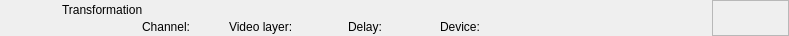
<?xml version="1.0" encoding="UTF-8"?>
<ui version="4.0">
 <class>RundownGeometryWidget</class>
 <widget class="QWidget" name="RundownGeometryWidget">
  <property name="geometry">
   <rect>
    <x>0</x>
    <y>0</y>
    <width>789</width>
    <height>36</height>
   </rect>
  </property>
  <layout class="QHBoxLayout" name="horizontalLayout">
   <property name="spacing">
    <number>0</number>
   </property>
   <property name="margin">
    <number>0</number>
   </property>
   <item>
    <widget class="QFrame" name="frameItem">
     <property name="sizePolicy">
      <sizepolicy hsizetype="Preferred" vsizetype="Fixed">
       <horstretch>0</horstretch>
       <verstretch>0</verstretch>
      </sizepolicy>
     </property>
     <property name="minimumSize">
      <size>
       <width>0</width>
       <height>36</height>
      </size>
     </property>
     <widget class="QLabel" name="labelIcon">
      <property name="geometry">
       <rect>
        <x>22</x>
        <y>2</y>
        <width>32</width>
        <height>32</height>
       </rect>
      </property>
      <property name="text">
       <string/>
      </property>
      <property name="pixmap">
       <pixmap resource="../Resource.qrc">:/Graphics/Images/Mixer.png</pixmap>
      </property>
      <property name="scaledContents">
       <bool>true</bool>
      </property>
     </widget>
     <widget class="QLabel" name="labelChannel">
      <property name="geometry">
       <rect>
        <x>142</x>
        <y>19</y>
        <width>78</width>
        <height>16</height>
       </rect>
      </property>
      <property name="text">
       <string>Channel:</string>
      </property>
     </widget>
     <widget class="QLabel" name="labelLabel">
      <property name="geometry">
       <rect>
        <x>62</x>
        <y>2</y>
        <width>561</width>
        <height>16</height>
       </rect>
      </property>
      <property name="text">
       <string>Transformation</string>
      </property>
     </widget>
     <widget class="QLabel" name="labelVideolayer">
      <property name="geometry">
       <rect>
        <x>229</x>
        <y>19</y>
        <width>110</width>
        <height>16</height>
       </rect>
      </property>
      <property name="text">
       <string>Video layer:</string>
      </property>
     </widget>
     <widget class="QLabel" name="labelColor">
      <property name="geometry">
       <rect>
        <x>0</x>
        <y>0</y>
        <width>18</width>
        <height>36</height>
       </rect>
      </property>
      <property name="text">
       <string/>
      </property>
     </widget>
     <widget class="QLabel" name="labelGroupColor">
      <property name="geometry">
       <rect>
        <x>0</x>
        <y>0</y>
        <width>6</width>
        <height>36</height>
       </rect>
      </property>
      <property name="text">
       <string/>
      </property>
     </widget>
     <widget class="QLabel" name="labelDevice">
      <property name="geometry">
       <rect>
        <x>440</x>
        <y>19</y>
        <width>260</width>
        <height>16</height>
       </rect>
      </property>
      <property name="text">
       <string>Device:</string>
      </property>
     </widget>
     <widget class="QLabel" name="labelDelay">
      <property name="geometry">
       <rect>
        <x>348</x>
        <y>19</y>
        <width>83</width>
        <height>16</height>
       </rect>
      </property>
      <property name="text">
       <string>Delay:</string>
      </property>
     </widget>
    </widget>
   </item>
   <item>
    <widget class="QFrame" name="frameStatus">
     <property name="minimumSize">
      <size>
       <width>77</width>
       <height>0</height>
      </size>
     </property>
     <property name="maximumSize">
      <size>
       <width>77</width>
       <height>16777215</height>
      </size>
     </property>
     <property name="frameShape">
      <enum>QFrame::StyledPanel</enum>
     </property>
     <property name="frameShadow">
      <enum>QFrame::Raised</enum>
     </property>
     <widget class="QLabel" name="labelGpiConnected">
      <property name="geometry">
       <rect>
        <x>1</x>
        <y>2</y>
        <width>32</width>
        <height>32</height>
       </rect>
      </property>
      <property name="minimumSize">
       <size>
        <width>32</width>
        <height>32</height>
       </size>
      </property>
      <property name="maximumSize">
       <size>
        <width>32</width>
        <height>32</height>
       </size>
      </property>
      <property name="lineWidth">
       <number>0</number>
      </property>
      <property name="text">
       <string/>
      </property>
      <property name="pixmap">
       <pixmap resource="../Resource.qrc">:/Graphics/Images/GpiConnected.png</pixmap>
      </property>
      <property name="scaledContents">
       <bool>true</bool>
      </property>
     </widget>
     <widget class="QLabel" name="labelDisconnected">
      <property name="geometry">
       <rect>
        <x>32</x>
        <y>2</y>
        <width>32</width>
        <height>32</height>
       </rect>
      </property>
      <property name="minimumSize">
       <size>
        <width>32</width>
        <height>32</height>
       </size>
      </property>
      <property name="maximumSize">
       <size>
        <width>32</width>
        <height>32</height>
       </size>
      </property>
      <property name="text">
       <string/>
      </property>
      <property name="pixmap">
       <pixmap resource="../Resource.qrc">:/Graphics/Images/Disconnected.png</pixmap>
      </property>
      <property name="scaledContents">
       <bool>true</bool>
      </property>
     </widget>
     <widget class="QLabel" name="labelActiveColor">
      <property name="geometry">
       <rect>
        <x>69</x>
        <y>0</y>
        <width>8</width>
        <height>36</height>
       </rect>
      </property>
      <property name="minimumSize">
       <size>
        <width>8</width>
        <height>36</height>
       </size>
      </property>
      <property name="maximumSize">
       <size>
        <width>8</width>
        <height>36</height>
       </size>
      </property>
      <property name="text">
       <string/>
      </property>
     </widget>
    </widget>
   </item>
  </layout>
 </widget>
 <resources>
  <include location="../Resource.qrc"/>
 </resources>
 <connections/>
 <slots>
  <slot>addToCombo()</slot>
 </slots>
</ui>
